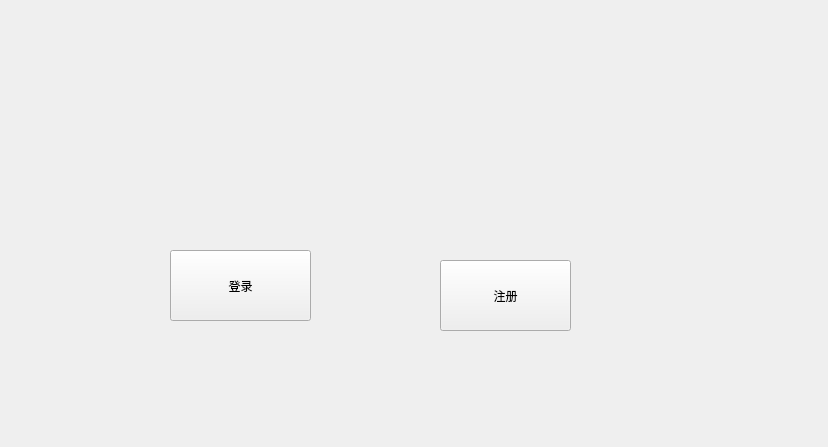
<?xml version="1.0" encoding="UTF-8"?>
<ui version="4.0">
 <class>LoginInterface</class>
 <widget class="QWidget" name="LoginInterface">
  <property name="geometry">
   <rect>
    <x>0</x>
    <y>0</y>
    <width>828</width>
    <height>447</height>
   </rect>
  </property>
  <property name="windowTitle">
   <string>Form</string>
  </property>
  <widget class="QPushButton" name="logIn">
   <property name="geometry">
    <rect>
     <x>170</x>
     <y>250</y>
     <width>141</width>
     <height>71</height>
    </rect>
   </property>
   <property name="text">
    <string>登录</string>
   </property>
  </widget>
  <widget class="QPushButton" name="signUp">
   <property name="geometry">
    <rect>
     <x>440</x>
     <y>260</y>
     <width>131</width>
     <height>71</height>
    </rect>
   </property>
   <property name="text">
    <string>注册</string>
   </property>
  </widget>
 </widget>
 <resources/>
 <connections/>
</ui>
